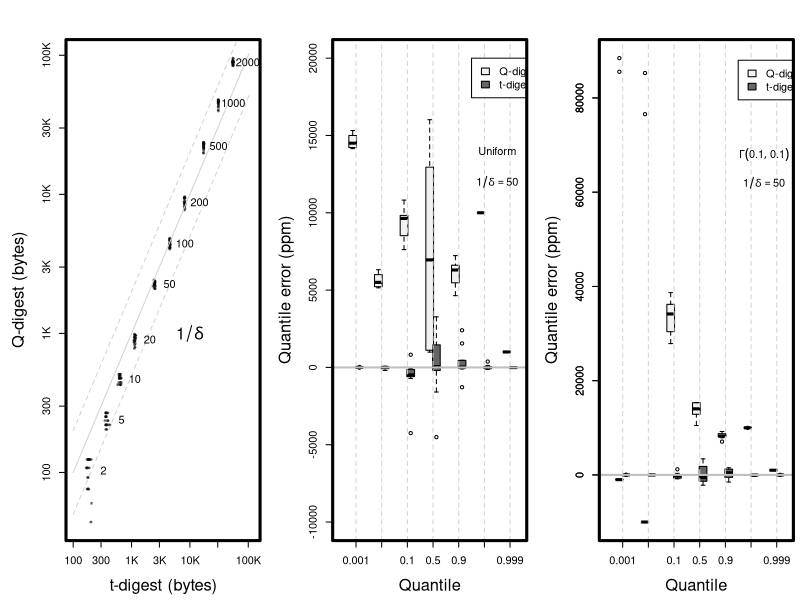

Recreate this plot in R.
data = read.delim("comparison.tsv")
keep = function(data, tag) {
  data[data$dist == tag & data$compression == 50 & data$q !=0.3 & data$q != 0.7 & data$q != 0.2 & data$q != 0.8, ]
}

png("qd-sizes.png", width=1800, height=600, pointsize=28)
layout(matrix(c(1,2,3), 1, 3, byrow=T), widths=c(1,1))

gray = rgb(0,0,0,0.05)

old = par(mar=c(4.5,5,3,0.5))
plot(s2~s1, data, log='xy', pch=21, col=gray, bg=gray, cex=0.4,
     xlab="t-digest (bytes)", ylab="Q-digest (bytes)",
     xlim=c(100, 120000),
     cex.lab=1.5, xaxt='n', yaxt='n')
box(lwd=3)

axis(at=c(100, 300, 1000, 3000, 10000, 30000, 100000), labels=c(100, 300, "1K", "3K", "10K", "30K", "100K"), side=1)
axis(at=c(100, 300, 1000, 3000, 10000, 30000, 100000), labels=c(100, 300, "1K", "3K", "10K", "30K", "100K"), side=2)

steps = exp(seq(log(100), log(200000), by=log(2)))
lines(steps, steps, col='lightgrey')
lines(steps, steps/2, lty=2, col='lightgrey')
lines(steps,steps*2, lty=2, col='lightgrey')

for (compression in c(2, 5, 10, 20, 50, 100, 200, 500, 1000, 2000)) {
  x = mean(data[data$compression == compression,]$s1) * 1.8
  y = mean(data[data$compression == compression,]$s2)
  text(x,y,compression)
}
text(10000, 1000, expression(1/delta), cex=1.5)

par(old)

old = par(mar=c(4.5,5,3,0.5))
boxplot(1e6*e2 ~ q, keep(data, 'uniform'), at=1:7 - 0.13, boxwex=0.3, xaxt='n', yaxt='n',
        ylab="Quantile error (ppm)", xlab="Quantile",
        ylim=c(-10000, 20000), cex.lab=1.5, col=rgb(0.95, 0.95, 0.95))
boxplot(1e6*e1 ~ q, keep(data, 'uniform'), col=rgb(0.4, 0.4, 0.4), at=1:7 + 0.13, add=T, boxwex=0.3, xaxt='n', yaxt='n')
axis(at=1:7, labels=c(0.001, 0.01, 0.1, 0.5, 0.9, 0.99, 0.999), side=1)
axis(side=2, cex=2)
abline(h=0, lwd=2, col='gray')
for (i in 1:7) {
  abline(v=i, lwd=1, col='lightgray', lty=2)
}
legend(5.5, 20000, c("Q-digest", "t-digest"), fill = c(rgb(0.95, 0.95, 0.95), rgb(0.4, 0.4, 0.4)))
text(6.5, 14000, "Uniform", cex=1)
text(6.5, 12000, expression(1/delta == 50), cex=1)
box(lwd=3)
par(old)

old = par(mar=c(4.5,5,3,0.5))
boxplot(1e6*e2 ~ q, keep(data, 'gamma'), col=rgb(0.95, 0.95, 0.95), at=1:7 - 0.13, boxwex=0.3, xaxt='n',
        ylab="Quantile error (ppm)", xlab="Quantile",
        cex.lab=1.5)
boxplot(1e6*e1 ~ q, keep(data, 'gamma'), col=rgb(0.4, 0.4, 0.4), at=1:7 + 0.13, add=T, boxwex=0.3, xaxt='n')
axis(at=1:7, labels=c(0.001, 0.01, 0.1, 0.5, 0.9, 0.99, 0.999), side=1)
abline(h=0, lwd=2, col='gray')
for (i in 1:7) {
  abline(v=i, lwd=1, col='lightgray', lty=2)
}
legend(5.5, 88000, c("Q-digest", "t-digest"), fill = c(rgb(0.95, 0.95, 0.95), rgb(0.4, 0.4, 0.4)))
text(6.5, 68000, expression(Gamma(0.1, 0.1)), cex=1)
text(6.5, 62000, expression(1/delta == 50), cex=1)
box(lwd=3)
par(old)

dev.off()
